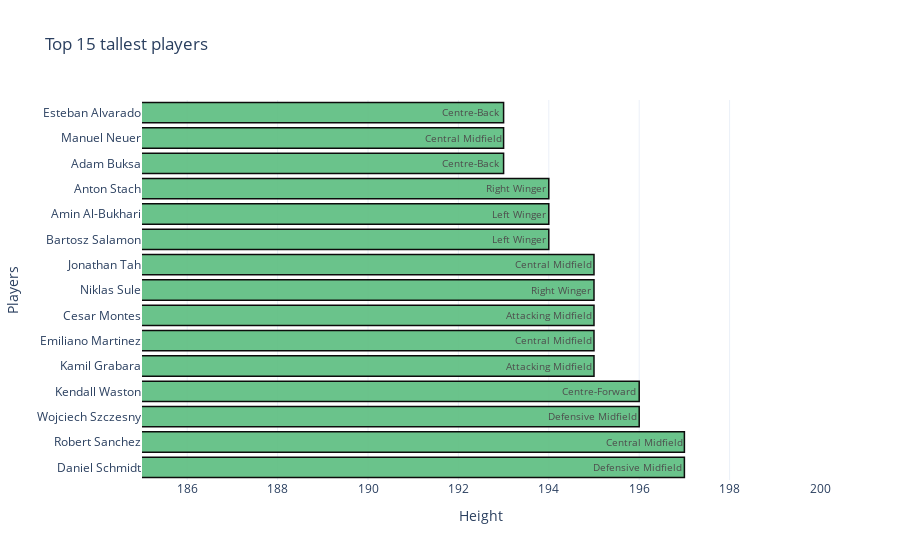

The notebook cell this image was saved under:
### Code cell
fig = px.bar(players_tallest, x="Height_cm", y="Name", barmode="group", template='plotly_white', title="Top 15 tallest players",
      text = players_top_value.Position)
fig.update_xaxes(title_text="Height", range = [185,200])
fig.update_yaxes(title_text="Players")
fig.update_traces(marker_color='#63C085', marker_line_color='rgb(0,0,0)',
                  marker_line_width=1.5, opacity=0.95)
fig.show()

### Figure 1 — Plotly figure (JSON) as saved in the notebook; plotly's stock layout.template omitted (floating-point values rounded to 4 significant figures)
{"data": [{"alignmentgroup": "True", "hovertemplate": "Height_cm=%{x}<br>Name=%{y}<br>text=%{text}<extra></extra>", "legendgroup": "", "marker": {"color": "#63C085", "pattern": {"shape": ""}, "line": {"color": "rgb(0,0,0)", "width": 1.5}}, "name": "", "offsetgroup": "", "orientation": "h", "showlegend": false, "text": ["Defensive Midfield", "Central Midfield", "Defensive Midfield", "Centre-Forward", "Attacking Midfield", "Central Midfield", "Attacking Midfield", "Right Winger", "Central Midfield", "Left Winger", "Left Winger", "Right Winger", "Centre-Back", "Central Midfield", "Centre-Back"], "textposition": "auto", "x": [197, 197, 196, 196, 195, 195, 195, 195, 195, 194, 194, 194, 193, 193, 193], "xaxis": "x", "y": ["Daniel Schmidt", "Robert Sanchez", "Wojciech Szczesny", "Kendall Waston", "Kamil Grabara", "Emiliano Martinez", "Cesar Montes", "Niklas Sule", "Jonathan Tah", "Bartosz Salamon", "Amin Al-Bukhari", "Anton Stach", "Adam Buksa", "Manuel Neuer", "Esteban Alvarado"], "yaxis": "y", "type": "bar", "opacity": 0.95}], "layout": {"xaxis": {"anchor": "y", "domain": [0.0, 1.0], "title": {"text": "Height"}, "range": [185, 200]}, "yaxis": {"anchor": "x", "domain": [0.0, 1.0], "title": {"text": "Players"}}, "legend": {"tracegroupgap": 0}, "title": {"text": "Top 15 tallest players"}, "barmode": "group"}}
